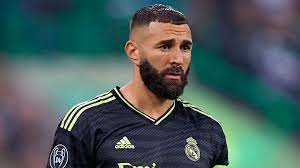
#> input picture benzema.png, 300 x 168 px
$ python '7.a operasi geometri (translasi).py'
#> lines starting #> are read from the running program, lines starting #| are printed output that depends on the picture
import numpy as np
import cv2 as cv
from PIL import Image

def translasi(m, n):
#> called with m = -20, n = 20
    src = "benzema.png"
    img = cv.imread(src,0)
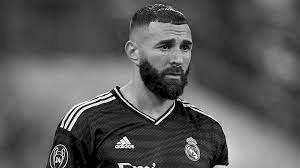
#> img: shape (168, 300); min 0, max 255, mean 88.2

    W,H = img.shape[:2]
#> W = 168; H = 300

    new_img = np.zeros((W,H), np.uint8)


    start_m = m
    start_n = n

    if m < 0:
        start_m = 0
    if n < 0:
        start_n = 0

    for x in range(start_m, W):
        for y in range(start_n, H):
            new_x = x - m
            new_y = y - n

            if (new_x >= W or new_y >= H or new_x < 0 or new_y < 0):
                new_img[x, y] = 0
            else:
                new_img[x, y]= img[new_x, new_y]
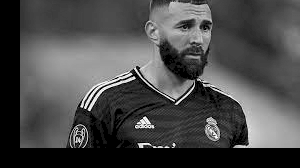
#> new_img: shape (168, 300); min 0, max 255, mean 74.5


    new_img = np.reshape(new_img, (W, H))
    cv.imshow("original", img)
    cv.imshow("translasi", new_img)
    cv.waitKey(0)
    cv.destroyAllWindows()


translasi(-20, 20)
